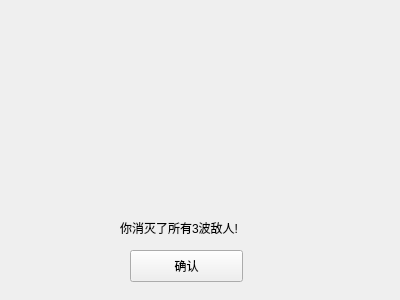
<?xml version="1.0" encoding="UTF-8"?>
<ui version="4.0">
 <class>WinWindow</class>
 <widget class="QWidget" name="WinWindow">
  <property name="geometry">
   <rect>
    <x>0</x>
    <y>0</y>
    <width>400</width>
    <height>300</height>
   </rect>
  </property>
  <property name="windowTitle">
   <string>You Win!!!</string>
  </property>
  <widget class="QLabel" name="welcomeBox">
   <property name="geometry">
    <rect>
     <x>10</x>
     <y>20</y>
     <width>380</width>
     <height>180</height>
    </rect>
   </property>
   <property name="text">
    <string/>
   </property>
  </widget>
  <widget class="QPushButton" name="pushButton">
   <property name="geometry">
    <rect>
     <x>130</x>
     <y>250</y>
     <width>113</width>
     <height>32</height>
    </rect>
   </property>
   <property name="text">
    <string>确认</string>
   </property>
  </widget>
  <widget class="QLabel" name="label">
   <property name="geometry">
    <rect>
     <x>120</x>
     <y>220</y>
     <width>161</width>
     <height>16</height>
    </rect>
   </property>
   <property name="text">
    <string>你消灭了所有3波敌人!</string>
   </property>
  </widget>
 </widget>
 <resources/>
 <connections/>
</ui>
